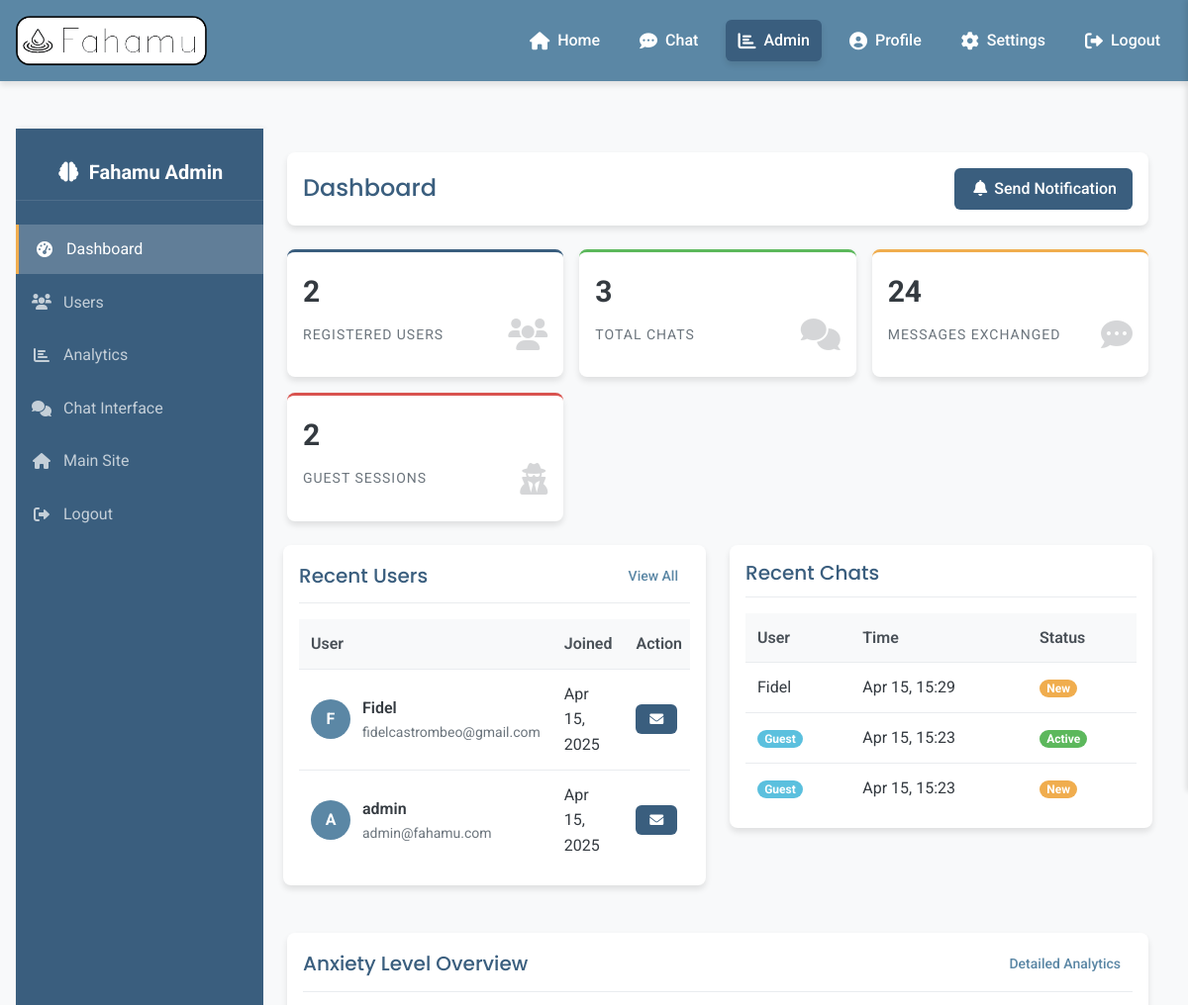
Page /admin (signed in, upper part) on the earlier database version.
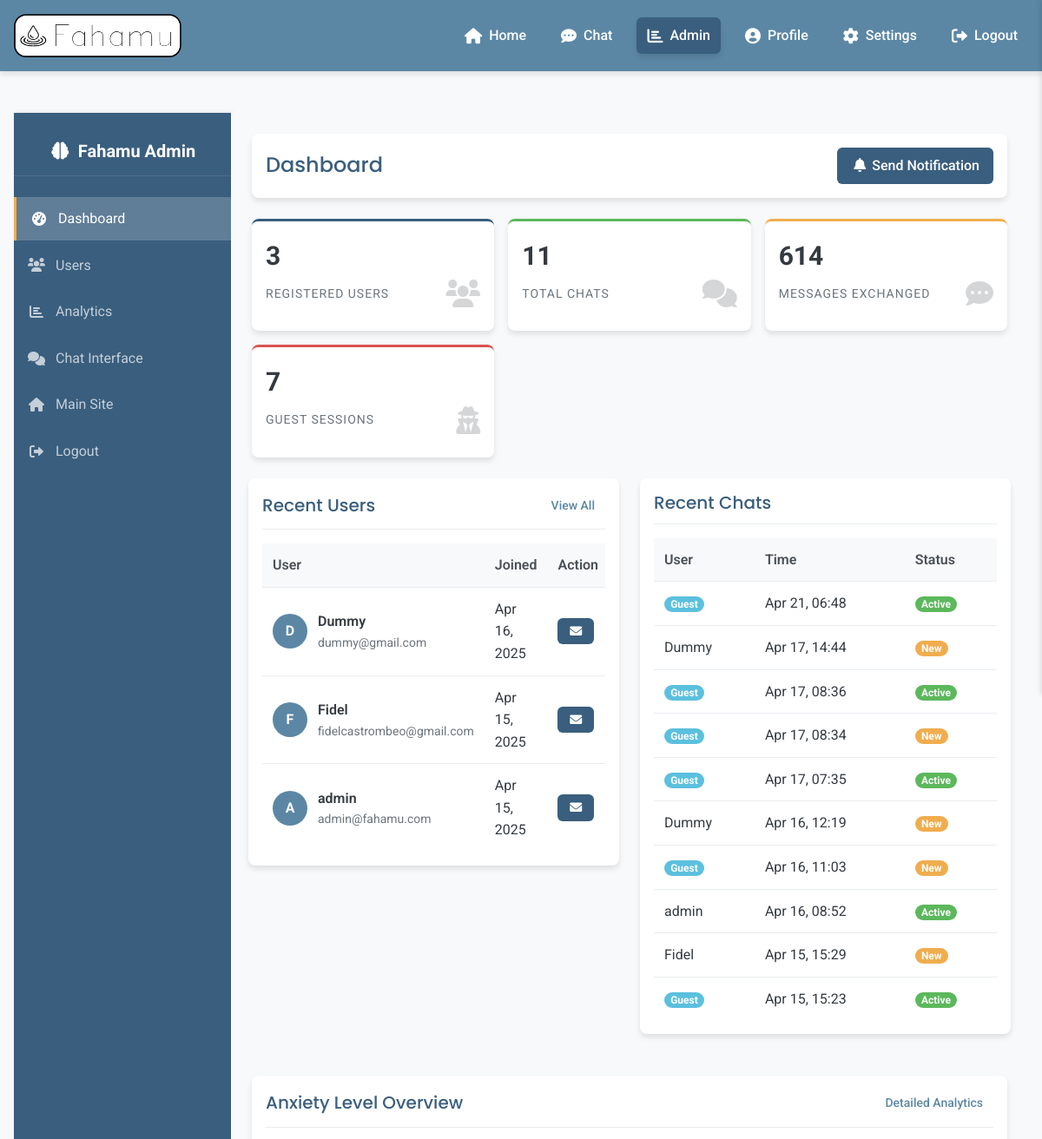
Same page on the later database version.
### models.py (models this page shows)
class User(UserMixin, db.Model):
    id = db.Column(db.Integer, primary_key=True)
    username = db.Column(db.String(64), unique=True, nullable=False)
    email = db.Column(db.String(120), unique=True, nullable=False)
    password_hash = db.Column(db.String(256), nullable=False)
    is_admin = db.Column(db.Boolean, default=False, nullable=False)
    date_joined = db.Column(db.DateTime, default=datetime.utcnow, nullable=False)
    voice_preference = db.Column(db.String(20), default="female", nullable=False)  # male or female
    voice_pitch = db.Column(db.Float, default=1.0, nullable=False)  # 0.5 to 2.0
    voice_speed = db.Column(db.Float, default=1.0, nullable=False)  # 0.5 to 2.0
    chats = db.relationship('Chat', backref='user', lazy=True)
    checkpoints = db.relationship('Checkpoint', backref='user', lazy=True)

class Chat(db.Model):
    id = db.Column(db.Integer, primary_key=True)
    user_id = db.Column(db.Integer, db.ForeignKey('user.id'), nullable=True)  # Nullable for guest chats
    session_id = db.Column(db.String(128), nullable=False)
    timestamp = db.Column(db.DateTime, default=datetime.utcnow, nullable=False)
    messages = db.relationship('Message', backref='chat', lazy=True)

### routes.py (the view)
@app.route('/admin')
@login_required
def admin_dashboard():
    if not current_user.is_admin:
        flash('Access denied: Admin privileges required', 'danger')
        return redirect(url_for('home'))
    user_count = User.query.count()
    chat_count = Chat.query.count()
    message_count = Message.query.count()
    guest_chat_count = Chat.query.filter_by(user_id=None).count()
    recent_users = User.query.order_by(User.date_joined.desc()).limit(5).all()
    recent_chats = db.session.query(Chat, User.username).outerjoin(User, Chat.user_id == User.id).order_by(Chat.timestamp.desc()).limit(10).all()
    return render_template('admin/dashboard.html', title='Admin Dashboard',
                          user_count=user_count,
                          chat_count=chat_count,
                          message_count=message_count,
                          guest_chat_count=guest_chat_count,
                          recent_users=recent_users,
                          recent_chats=recent_chats)

### models.py (called while the page is built)
@login_manager.user_loader
def load_user(user_id):
    return User.query.get(int(user_id))

### templates/admin/dashboard.html (shortened to what the changed rows need)
{% extends "layout.html" %}
{% block additional_css %}
<link rel="stylesheet" href="{{ url_for('static', filename='css/admin.css') }}">
{% endblock %}
{% block content %}
<div class="admin-container">
    <div class="admin-content">
        <div class="admin-header">
            <h1 class="admin-title">Dashboard</h1>
        </div>
        <div class="stat-cards">
            <div class="stat-card primary">
                <span class="stat-value">{{ user_count }}</span>
                <span class="stat-label">Registered Users</span>
                <div class="stat-icon">
                    <i class="fas fa-users"></i>
                </div>
            </div>
            <div class="stat-card success">
                <span class="stat-value">{{ chat_count }}</span>
                <span class="stat-label">Total Chats</span>
                <div class="stat-icon">
                    <i class="fas fa-comments"></i>
                </div>
            </div>
            <div class="stat-card warning">
                <span class="stat-value">{{ message_count }}</span>
                <span class="stat-label">Messages Exchanged</span>
                <div class="stat-icon">
                    <i class="fas fa-comment-dots"></i>
                </div>
            </div>
            <div class="stat-card danger">
                <span class="stat-value">{{ guest_chat_count }}</span>
                <span class="stat-label">Guest Sessions</span>
                <div class="stat-icon">
                    <i class="fas fa-user-secret"></i>
                </div>
            </div>
        </div>
        <div class="row">
            <div class="col-md-6">
                <div class="admin-card">
                    <div class="table-responsive">
                        <table class="admin-table">
                            <thead>
                                <tr>
                                    <th>User</th>
                                    <th>Joined</th>
                                    <th>Action</th>
                                </tr>
                            </thead>
                            <tbody>
                                {% for user in recent_users %}
                                <tr>
                                    <td>
                                        <div class="user-details">
                                            <div class="user-avatar">
                                                {{ user.username[0]|upper }}
                                            </div>
                                            <div class="user-info">
                                                <p class="user-name">{{ user.username }}</p>
                                                <p class="user-email">{{ user.email }}</p>
                                            </div>
                                        </div>
                                    </td>
                                    <td>{{ user.date_joined.strftime('%b %d, %Y') }}</td>
                                    <td>
                                        <button class="admin-btn admin-btn-sm admin-btn-primary send-notification-btn"
                                                data-user-id="{{ user.id }}"
                                                data-username="{{ user.username }}">
                                            <i class="fas fa-envelope fa-fw"></i>
                                        </button>
                                    </td>
                                </tr>
                                {% endfor %}
                            </tbody>
                        </table>
                    </div>
                </div>
            </div>
            <div class="col-md-6">
                <div class="admin-card">
                    <div class="table-responsive">
                        <table class="admin-table">
                            <thead>
                                <tr>
                                    <th>User</th>
                                    <th>Time</th>
                                    <th>Status</th>
                                </tr>
                            </thead>
                            <tbody>
                                {% for chat, username in recent_chats %}
                                <tr>
                                    <td>
                                        {% if username %}
                                            {{ username }}
                                        {% else %}
                                            <span class="badge badge-info">Guest</span>
                                        {% endif %}
                                    </td>
                                    <td>{{ chat.timestamp.strftime('%b %d, %H:%M') }}</td>
                                    <td>
                                        {% if chat.messages|length > 0 %}
                                            <span class="badge badge-success">Active</span>
                                        {% else %}
                                            <span class="badge badge-warning">New</span>
                                        {% endif %}
                                    </td>
                                </tr>
                                {% endfor %}
                            </tbody>
                        </table>
                    </div>
                </div>
            </div>
        </div>
    </div>
</div>
{% endblock %}

Differences in the rows shown:
no longer on this page (row unchanged): Chat: shows "Guest", timestamp "Apr 15, 15:23", shows "New"
added User: username "D", username "Dummy", email "dummy@gmail.com", date_joined "Apr 16, 2025"
added Chat: shows "Guest", timestamp "Apr 21, 06:48", shows "Active"
added Chat: username "Dummy", timestamp "Apr 17, 14:44", shows "New"
added Chat: shows "Guest", timestamp "Apr 17, 08:36", shows "Active"
added Chat: shows "Guest", timestamp "Apr 17, 08:34", shows "New"
added Chat: shows "Guest", timestamp "Apr 17, 07:35", shows "Active"
added Chat: username "Dummy", timestamp "Apr 16, 12:19", shows "New"
added Chat: shows "Guest", timestamp "Apr 16, 11:03", shows "New"
added Chat: username "admin", timestamp "Apr 16, 08:52", shows "Active"
Other differences:
{{ user_count }}: "2" → "3"
{{ chat_count }}: "3" → "11"
{{ message_count }}: "24" → "614"
{{ guest_chat_count }}: "2" → "7"
